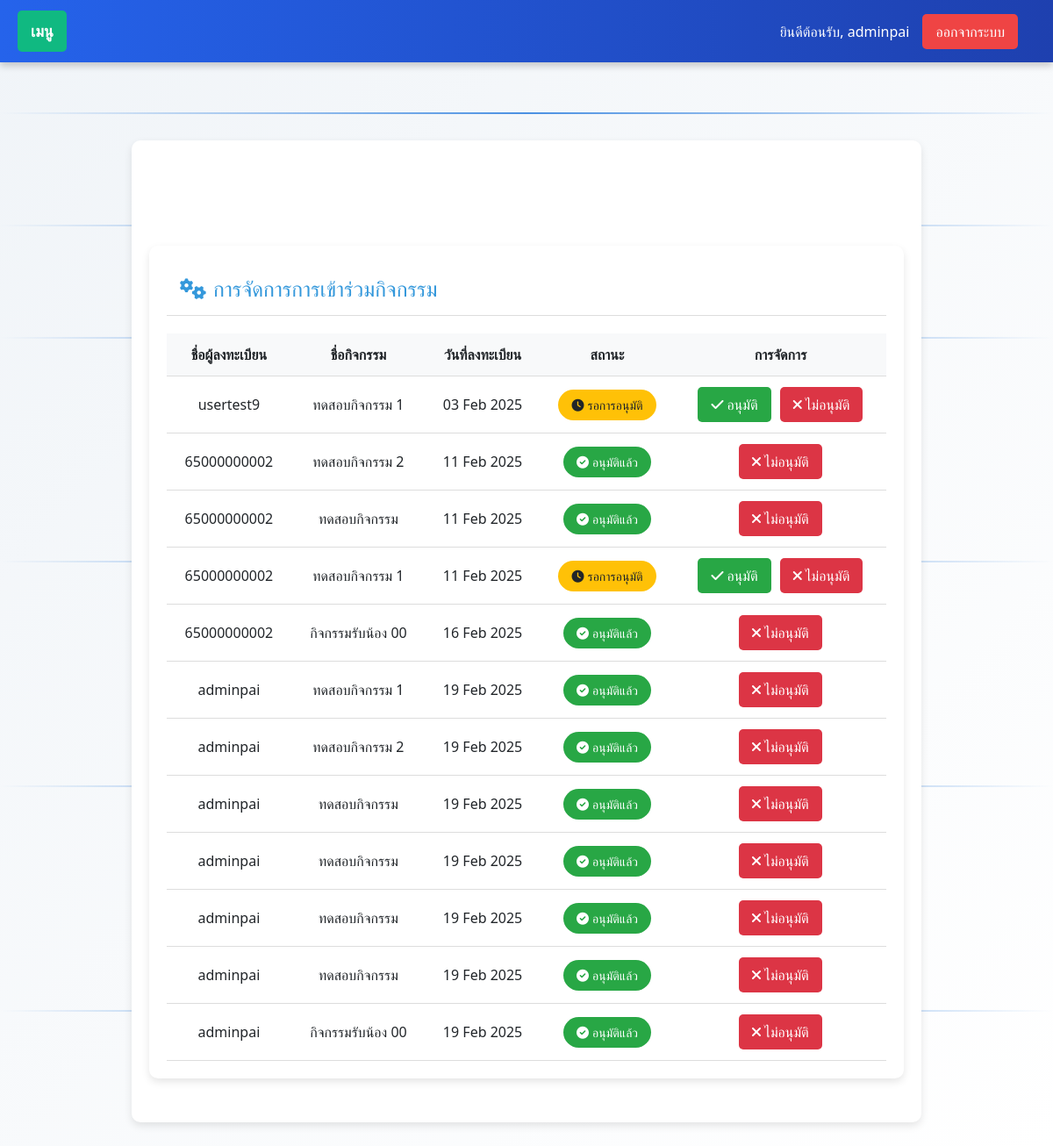
The app's page /manage-participations/ (signed in), older data.
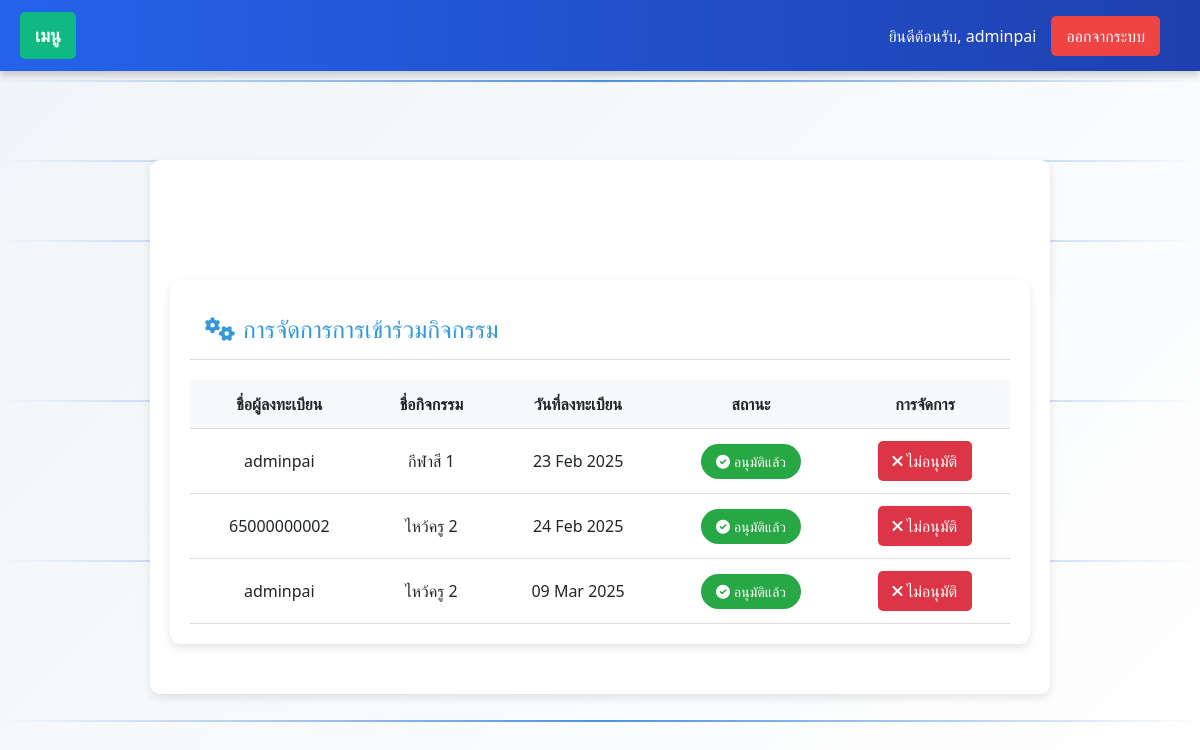
The same page, newer data.
### myapp/models.py (models this page shows, shortened)
class Participation(models.Model):
    STATUS_CHOICES = [
        ('pending', 'ยังไม่อนุมัติ'),
        ('approved', 'อนุมัติแล้ว'),
        ('rejected', 'ไม่อนุมัติ')  # เพิ่มสถานะใหม่
    ]
    activity = models.ForeignKey('Activity', on_delete=models.CASCADE, verbose_name='กิจกรรม')
    student = models.ForeignKey(CustomUser, on_delete=models.CASCADE, verbose_name='นักศึกษา')
    joined_at = models.DateTimeField(default=timezone.now)
    status = models.CharField(
        max_length=10,
        choices=STATUS_CHOICES,
        default='pending',
        verbose_name='สถานะการลงทะเบียน'
    )
    class Meta:
        verbose_name = 'การเข้าร่วมกิจกรรม'
        verbose_name_plural = 'การเข้าร่วมกิจกรรมทั้งหมด'
        unique_together = ('activity', 'student')

class CustomUser(AbstractUser):
    USER_TYPE_CHOICES = (
        ('student', 'นักศึกษา'),
        ('teacher', 'อาจารย์'),
        ('admin', 'ผู้ดูแลระบบ'),
    )
    user_type = models.CharField(
        max_length=10,
        choices=USER_TYPE_CHOICES,
        default='student',
        verbose_name='ประเภทผู้ใช้'
    )
    student_id = models.CharField(
        max_length=20,
        unique=True,
        null=True,
        blank=True,
        verbose_name='รหัสนักศึกษา'
    )
    year = models.IntegerField(
        choices=[
            (1, 'ชั้นปีที่ 1'),
            (2, 'ชั้นปีที่ 2'),
            (3, 'ชั้นปีที่ 3'),
            (4, 'ชั้นปีที่ 4'),
        ],
        null=True,
        blank=True,
        verbose_name='ชั้นปี'
    )
    branch = models.CharField(
        max_length=255,
        choices=BRANCH_CHOICES,
        null=True,
        blank=True,
        verbose_name='สาขา'
    )
    groups = models.ManyToManyField(
        Group,
        related_name="customuser_groups",
        blank=True
    )
    user_permissions = models.ManyToManyField(
        Permission,
        related_name="customuser_permissions",
        blank=True
    )
    class Meta:
        verbose_name = 'ผู้ใช้'
        verbose_name_plural = 'ผู้ใช้ทั้งหมด'

class Activity(models.Model):
    name = models.CharField(
        max_length=255,
        verbose_name='ชื่อกิจกรรม'
    )
    description = models.TextField(
        verbose_name='รายละเอียดกิจกรรม'
    )
    start_date = models.DateField(
        verbose_name='วันที่เริ่มจัดกิจกรรม',
        default=datetime.date.today
    )
    end_date = models.DateField(
        verbose_name='วันที่สิ้นสุดกิจกรรม',
        null=True,  # ยอมให้เป็น NULL
        blank=True  # สามารถทิ้งว่างได้ในฟอร์ม
    )
    created_by = models.ForeignKey(
        CustomUser,
        on_delete=models.CASCADE,
        verbose_name='ผู้สร้างกิจกรรม'
    )
    FACULTY_CHOICES = [
        ('all', 'ทุกคนเข้าร่วมได้'),
        ('CS', 'วิทยาการคอมพิวเตอร์'),
        ('CCS', 'วิทยาศาสตร์เครื่องสำอาง'),
        ('OHS', 'อาชีวอนามัยและความปลอดภัย'),
        ('EHS', 'อนามัยสิ่งแวดล้อมและสาธารณภัย'),
        ('MS', 'วิทยาศาสตร์การแพทย์'),
        ('GS', 'วิทยาศาสตร์ทั่วไป'),
        ('IT', 'เทคโนโลยีสารสนเทศ'),
        ('BIB', 'อุตสาหกรรมชีวภาพเพื่อธุรกิจ'),
        ('CYB', 'ความมั่นคงปลอดภัยไซเบอร์'),
    ]
    faculty = models.CharField(
        max_length=10,
        choices=FACULTY_CHOICES,
        default='all',
        verbose_name='คณะที่จัดกิจกรรม'
    )
    class Meta:
        verbose_name = 'กิจกรรม'
        verbose_name_plural = 'กิจกรรมทั้งหมด'

### myapp/views.py (the view)
# urls.py: path('manage-participations/', views.manage_participations, name='manage_participations'),
@user_passes_test(is_admin)
def manage_participations(request):
    participations = Participation.objects.select_related('activity', 'student').all()
    return render(request, 'manage_participation.html', {'participations': participations})

### myapp/views.py (called while the page is built)
def is_admin(user):
    return user.user_type == 'admin'

### templates/manage_participation.html (shortened to what this page needs)
{% extends 'base.html' %}
{% block content %}
<div class="manage-container">
    <div class="manage-card-header">
        <h2><i class="fas fa-cogs me-2"></i>การจัดการการเข้าร่วมกิจกรรม</h2>
    </div>
    <div class="card-body">
        <div class="table-responsive">
            <table class="manage-table">
                <thead>
                    <tr>
                        <th>ชื่อผู้ลงทะเบียน</th>
                        <th>ชื่อกิจกรรม</th>
                        <th>วันที่ลงทะเบียน</th>
                        <th>สถานะ</th>
                        <th>การจัดการ</th>
                    </tr>
                </thead>
                <tbody>
                    {% if participations %}
                        {% for participation in participations %}
                        <tr>
                            <td>{{ participation.student.username|default:"ไม่ระบุ" }}</td>
                            <td>{{ participation.activity.name|default:"ไม่ระบุ" }}</td>
                            <td>{{ participation.joined_at|date:"d M Y"|default:"ไม่ระบุ" }}</td>
                            <td id="status-{{ participation.id }}">
                                {% if participation.status == 'pending' %}
                                    <span class="manage-badge manage-badge-warning">
                                        <i class="fas fa-clock me-1"></i>รอการอนุมัติ
                                    </span>
                                {% elif participation.status == 'approved' %}
                                    <span class="manage-badge manage-badge-success">
                                        <i class="fas fa-check-circle me-1"></i>อนุมัติแล้ว
                                    </span>
                                {% else %}
                                    <span class="manage-badge manage-badge-danger">
                                        <i class="fas fa-times-circle me-1"></i>ไม่อนุมัติ
                                    </span>
                                {% endif %}
                            </td>
                            <td>
                                <div class="manage-btn-group">
                                    {% if participation.status != 'approved' %}
                                        <button onclick="updateStatus({{ participation.id }}, 'approved')"
                                                class="manage-btn manage-btn-success">
                                            <i class="fas fa-check me-1"></i>อนุมัติ
                                        </button>
                                    {% endif %}
                                    {% if participation.status != 'rejected' %}
                                        <button onclick="updateStatus({{ participation.id }}, 'rejected')"
                                                class="manage-btn manage-btn-danger">
                                            <i class="fas fa-times me-1"></i>ไม่อนุมัติ
                                        </button>
                                    {% endif %}
                                </div>
                            </td>
                        </tr>
                        {% endfor %}
                    {% else %}
                        <tr><td colspan="5">ไม่มีข้อมูลการเข้าร่วม</td></tr>
                    {% endif %}
                </tbody>
            </table>
        </div>
    </div>
</div>
{% endblock %}

### templates/base.html (shortened to what this page needs)
{% load static %}
<!DOCTYPE html>
<html lang="th">
<head>
  <link rel="stylesheet" href="{% static 'css/style.css' %}">
  <link rel="stylesheet" href="https://cdn.jsdelivr.net/npm/bootstrap@5.3.0/dist/css/bootstrap.min.css">
  <link rel="stylesheet" href="https://cdnjs.cloudflare.com/ajax/libs/font-awesome/6.0.0/css/all.min.css">
  <script src="https://cdn.tailwindcss.com"></script>
</head>
<body>
  <div class="moving-line"></div>
  <div class="moving-line"></div>
  <div class="base-navbar">
    <div class="base-menu-container" id="menuContainer">
      <a href="#" class="base-menu" id="menuButton">เมนู</a>
    </div>
    <div class="base-right-side">
      {% if user.is_authenticated %}
        <span>ยินดีต้อนรับ, {{ user.username }}</span>
        <form method="post" action="{% url 'logout' %}" style="display:inline;">
          <button type="submit" class="base-logout-btn">ออกจากระบบ</button>
        </form>
      {% else %}
        <a href="{% url 'login' %}">เข้าสู่ระบบ</a>
        <a href="{% url 'register' %}">สมัครสมาชิก</a>
      {% endif %}
    </div>
  </div>
  <div class="base-container">
    {% block content %}
    {% endblock %}
  </div>
</body>
</html>

Row changes from the older to the newer data that the page shows:
removed Participation: student.username "usertest9", activity.name "ทดสอบกิจกรรม 1", joined_at "03 Feb 2025", status "pending" (drawn)
removed Participation: student.username "65000000002", activity.name "ทดสอบกิจกรรม 2", joined_at "11 Feb 2025", status "approved" (drawn)
removed Participation: student.username "65000000002", activity.name "ทดสอบกิจกรรม", joined_at "11 Feb 2025", status "approved" (drawn)
removed Participation: student.username "65000000002", activity.name "ทดสอบกิจกรรม 1", joined_at "11 Feb 2025", status "pending" (drawn)
removed Participation: student.username "65000000002", activity.name "กิจกรรมรับน้อง 00", joined_at "16 Feb 2025", status "approved" (drawn)
removed Participation: student.username "adminpai", activity.name "ทดสอบกิจกรรม 1", joined_at "19 Feb 2025", status "approved" (drawn)
removed Participation: student.username "adminpai", activity.name "ทดสอบกิจกรรม 2", joined_at "19 Feb 2025", status "approved" (drawn)
removed Participation: student.username "adminpai", activity.name "ทดสอบกิจกรรม", joined_at "19 Feb 2025", status "approved" (drawn)
removed Participation: student.username "adminpai", activity.name "ทดสอบกิจกรรม", joined_at "19 Feb 2025", status "approved" (drawn)
removed Participation: student.username "adminpai", activity.name "ทดสอบกิจกรรม", joined_at "19 Feb 2025", status "approved" (drawn)
removed Participation: student.username "adminpai", activity.name "ทดสอบกิจกรรม", joined_at "19 Feb 2025", status "approved" (drawn)
removed Participation: student.username "adminpai", activity.name "กิจกรรมรับน้อง 00", joined_at "19 Feb 2025", status "approved" (drawn)
added Participation: student.username "adminpai", activity.name "กีฬาสี 1", joined_at "23 Feb 2025", status "approved" (drawn)
added Participation: student.username "65000000002", activity.name "ไหว้ครู 2", joined_at "24 Feb 2025", status "approved" (drawn)
added Participation: student.username "adminpai", activity.name "ไหว้ครู 2", joined_at "09 Mar 2025", status "approved" (drawn)
